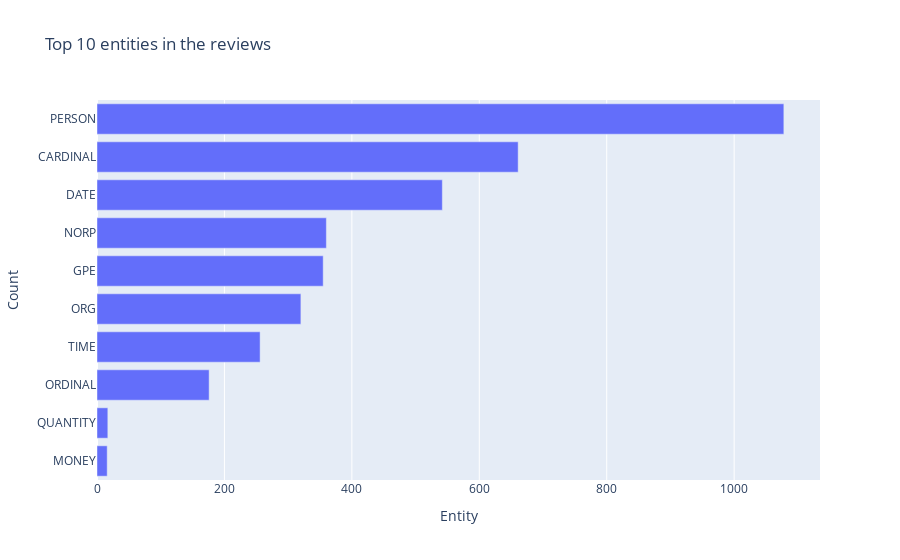

Notebook code for this chart:
### Code cell
# plot the counts
count = reversed(count)
x, y = map(list, zip(*count))
fig = go.Figure(data=[go.Bar(x=y, y=x, orientation='h')])
fig.update_layout(title='Top 10 entities in the reviews', xaxis_title='Entity', yaxis_title='Count')
fig.show()

### Figure 1 — Plotly figure (JSON) as saved in the notebook; plotly's stock layout.template omitted (floating-point values rounded to 4 significant figures)
{"data": [{"orientation": "h", "type": "bar", "x": [16, 17, 176, 256, 320, 355, 360, 542, 661, 1078], "y": ["MONEY", "QUANTITY", "ORDINAL", "TIME", "ORG", "GPE", "NORP", "DATE", "CARDINAL", "PERSON"]}], "layout": {"title": {"text": "Top 10 entities in the reviews"}, "xaxis": {"title": {"text": "Entity"}}, "yaxis": {"title": {"text": "Count"}}}}
